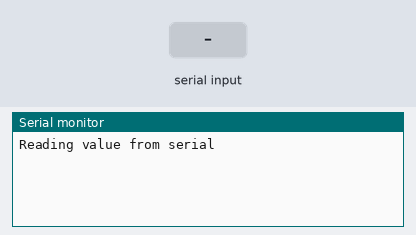
This sketch was run on a simulated Arduino Uno, built with avr-gcc and run on an emulated ATmega328P. On the bench: the last lines printed to the serial monitor. Inputs (shaded band) come from the test bench.

Above: at 1.2 s.
1.3 s: byte 30 received over Serial
At 2.0 s:
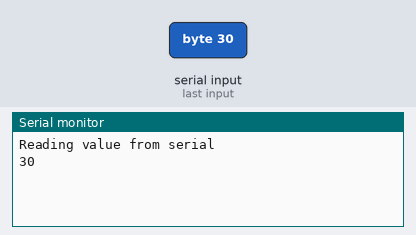
2.8 s: byte 90 received over Serial
At 3.1 s:
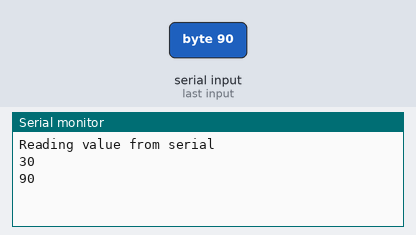
4.3 s: byte 120 received over Serial
At 5.5 s:
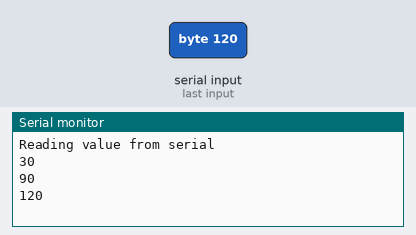

Measured:
- after the input at 1.3 s, the serial monitor: prints a new line at once (image 1)
- after the input at 2.8 s, the serial monitor: prints a new line at once (image 2)
- after the input at 4.3 s, the serial monitor: prints a new line at once (image 3)

The sketch:

serialRead.ino
```cpp
void setup() {
  Serial.begin(9600);
  Serial.println("Reading value from serial " ) ;
}
int val = 0;
void loop() {
  val = Serial.read();
  // if nothing is received val will have -1
  if (val != -1)  {
    Serial.println(val);
    delay(500);
  }

}
```
